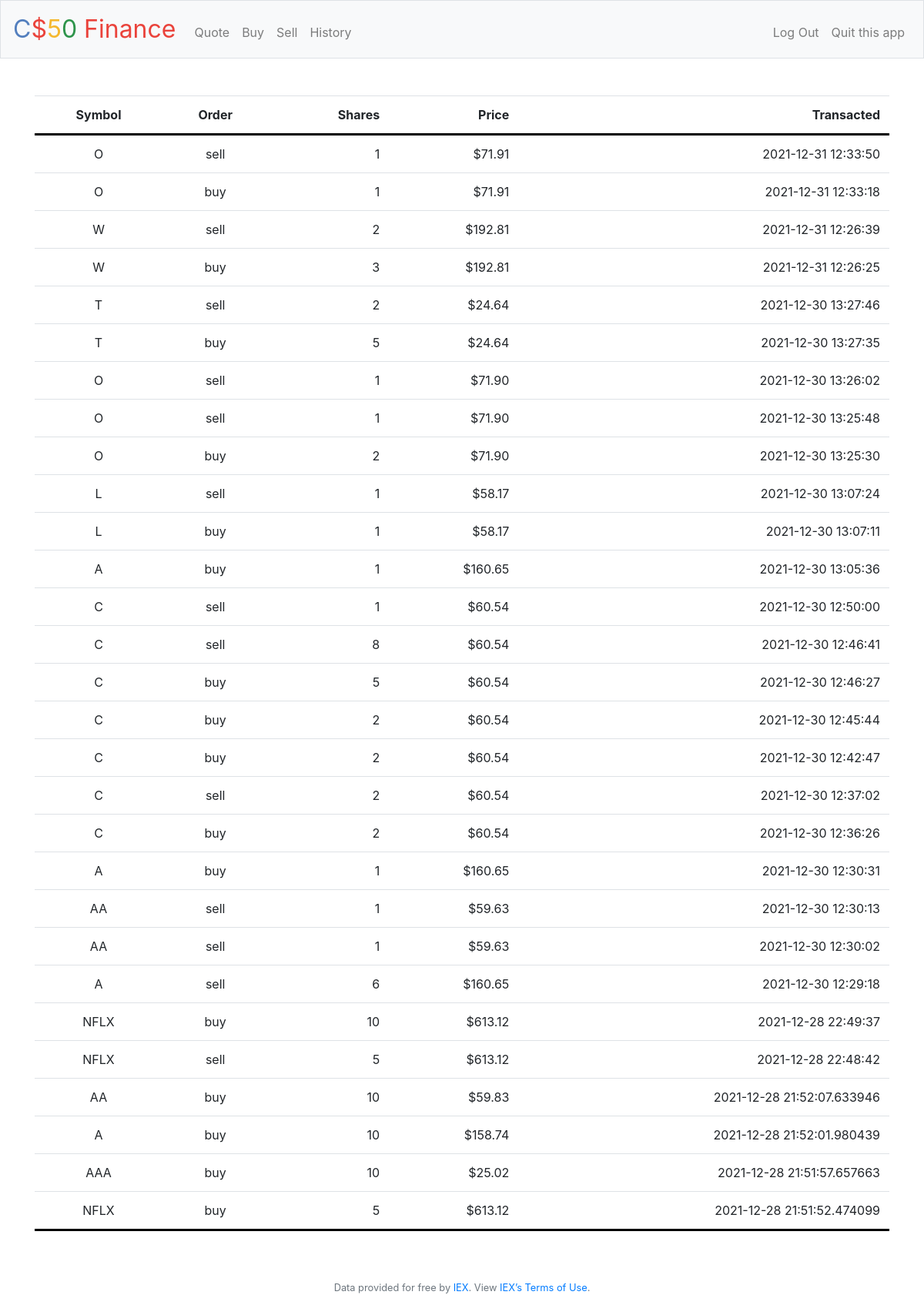
The page /history (signed in) on the database its author committed.
### tables this page shows
CREATE TABLE transaction_records(id integer primary key autoincrement, user_id integer, action text, shares real, price real, company_name text, symbol text, transaction_datetime text, foreign key (user_id) references users(id));

### app.py (the view)
@app.route("/history")
@login_required
def history():
    db = get_db()
    curs = db.cursor()
    curs.execute(
        """SELECT symbol, action, shares, price, transaction_datetime as t_time
        FROM transaction_records WHERE user_id=? ORDER BY t_time DESC""",
        (session["user_id"],)
    )
    transaction_records = curs.fetchall()
    if not transaction_records:
        return render_template("history.html", message="You haven't bought or sold yet")
    return render_template("history.html", transaction_records=transaction_records)

### app.py (called while the page is built)
@app.after_request
def after_request(response):
    response.headers["Cache-Control"] = "no-cache, no-store, must-revalidate"
    response.headers["Expires"] = 0
    response.headers["Pragma"] = "no-cache"
    return response

@app.teardown_appcontext
def close_connection(exception):
    db = getattr(g, '_database', None)
    if db is not None:
        db.close()

### helpers.py (called while the page is built)
def get_db():
    db = getattr(g, '_database', None)
    if db is None:
        db = g._database = sqlite3.connect('finance.db')
        db.row_factory = dict_factory
    return db

def dict_factory(cursor, row):
    d = {}
    for idx, col in enumerate(cursor.description):
        d[col[0]] = row[idx]
    return d

def login_required(f):
    @wraps(f)
    def decorated_function(*args, **kwargs):
        if session.get("user_id") is None:
            return redirect("/login")
        return f(*args, **kwargs)
    return decorated_function

def usd(value):
    return f"${value:,.2f}"

### templates/history.html (shortened to what this page needs)
{% extends "layout.html" %}
{% block main %}
    <table class="table tablestriped">
        <thead>
            <tr>
                <th class="text-start">Symbol</th>
                <th class="text-start">Order</th>
                <th class="text-end">Shares</th>
                <th class="text-end">Price</th>
                <th class="text-end">Transacted</th>
            </tr>
        </thead>
        <tbody>
            {% if transaction_records %}
                {% for t_record in transaction_records %}
                    <tr>
                        <td class="text-start">{{ t_record["symbol"] }}</td>
                        <td class="text-start">{{ t_record["action"] }}</td>
                        <td class="text-end">{{ t_record["shares"] | int | abs }}</td>
                        <td class="text-end">{{ t_record["price"] | usd }}</td>
                        <td class="text-end">{{ t_record["t_time"] }}</td>
                    </tr>
                {% endfor %}
            {% endif %}
        </tbody>
    </table>
{% endblock %}

### templates/layout.html (shortened to what this page needs)
<!DOCTYPE html>
<html lang="en">
    <head>
        <link rel="stylesheet" href="https://cdn.jsdelivr.net/npm/bootstrap@4.5.3/dist/css/bootstrap.min.css">
        <link href="/static/styles.css" rel="stylesheet">
    </head>
    <body>
        <nav class="navbar navbar-expand-md navbar-light bg-light border">
            <a class="navbar-brand" href="/"><span class="blue">C</span><span class="red">$</span><span class="yellow">5</span><span class="green">0</span> <span class="red">Finance</span></a>
            <div class="collapse navbar-collapse" id="navbar">
                {% if session.user_id %}
                    <ul class="navbar-nav mr-auto mt-2">
                        <li class="nav-item"><a class="nav-link" href="/quote">Quote</a></li>
                        <li class="nav-item"><a class="nav-link" href="/buy">Buy</a></li>
                        <li class="nav-item"><a class="nav-link" href="/sell">Sell</a></li>
                        <li class="nav-item"><a class="nav-link" href="/history">History</a></li>
                    </ul>
                    <ul class="navbar-nav ml-auto mt-2">
                        <li class="nav-item"><a class="nav-link" href="/logout">Log Out</a></li>
                        <li class="nav-item"><a class="nav-link" href="/quit">Quit this app</a></li>
                    </ul>
                {% else %}
                    <ul class="navbar-nav ml-auto mt-2">
                        <li class="nav-item"><a class="nav-link" href="/register">Register</a></li>
                        <li class="nav-item"><a class="nav-link" href="/login">Log In</a></li>
                    </ul>
                {% endif %}
            </div>
        </nav>
        <main class="container py-5 text-center">
            {% block main %}{% endblock %}
        </main>
        <footer class="small text-center text-muted">
            Data provided for free by <a href="https://iextrading.com/developer">IEX</a>. View <a href="https://iextrading.com/api-exhibit-a/">IEX’s Terms of Use</a>.
        </footer>
    </body>
</html>

### static/styles.css (style rules this page uses)
nav .navbar-brand { font-size: xx-large; }
nav .navbar-brand .blue { color: #537fbe; }
nav .navbar-brand .red { color: #ea433b; }
nav .navbar-brand .yellow { color: #f5b82e; }
nav .navbar-brand .green { color: #2e944b; }
main { overflow-x: auto; text-align: center; }
tbody { border-top: 3px solid #000000; border-bottom: 3px solid #000000; }
.text-end { text-align: right !important; }

### rows shown on the page
transaction_records: symbol "O", action "sell", shares|abs "1", price "$71.91", t_time "2021-12-31 12:33:50"
transaction_records: symbol "O", action "buy", shares|abs "1", price "$71.91", t_time "2021-12-31 12:33:18"
transaction_records: symbol "W", action "sell", shares|abs "2", price "$192.81", t_time "2021-12-31 12:26:39"
transaction_records: symbol "W", action "buy", shares|abs "3", price "$192.81", t_time "2021-12-31 12:26:25"
transaction_records: symbol "T", action "sell", shares|abs "2", price "$24.64", t_time "2021-12-30 13:27:46"
transaction_records: symbol "T", action "buy", shares|abs "5", price "$24.64", t_time "2021-12-30 13:27:35"
transaction_records: symbol "O", action "sell", shares|abs "1", price "$71.90", t_time "2021-12-30 13:26:02"
transaction_records: symbol "O", action "sell", shares|abs "1", price "$71.90", t_time "2021-12-30 13:25:48"
transaction_records: symbol "O", action "buy", shares|abs "2", price "$71.90", t_time "2021-12-30 13:25:30"
transaction_records: symbol "L", action "sell", shares|abs "1", price "$58.17", t_time "2021-12-30 13:07:24"
transaction_records: symbol "L", action "buy", shares|abs "1", price "$58.17", t_time "2021-12-30 13:07:11"
transaction_records: symbol "A", action "buy", shares|abs "1", price "$160.65", t_time "2021-12-30 13:05:36"
transaction_records: symbol "C", action "sell", shares|abs "1", price "$60.54", t_time "2021-12-30 12:50:00"
transaction_records: symbol "C", action "sell", shares|abs "8", price "$60.54", t_time "2021-12-30 12:46:41"
transaction_records: symbol "C", action "buy", shares|abs "5", price "$60.54", t_time "2021-12-30 12:46:27"
transaction_records: symbol "C", action "buy", shares|abs "2", price "$60.54", t_time "2021-12-30 12:45:44"
transaction_records: symbol "C", action "buy", shares|abs "2", price "$60.54", t_time "2021-12-30 12:42:47"
transaction_records: symbol "C", action "sell", shares|abs "2", price "$60.54", t_time "2021-12-30 12:37:02"
transaction_records: symbol "C", action "buy", shares|abs "2", price "$60.54", t_time "2021-12-30 12:36:26"
transaction_records: symbol "A", action "buy", shares|abs "1", price "$160.65", t_time "2021-12-30 12:30:31"
transaction_records: symbol "AA", action "sell", shares|abs "1", price "$59.63", t_time "2021-12-30 12:30:13"
transaction_records: symbol "AA", action "sell", shares|abs "1", price "$59.63", t_time "2021-12-30 12:30:02"
transaction_records: symbol "A", action "sell", shares|abs "6", price "$160.65", t_time "2021-12-30 12:29:18"
transaction_records: symbol "NFLX", action "buy", shares|abs "10", price "$613.12", t_time "2021-12-28 22:49:37"
transaction_records: symbol "NFLX", action "sell", shares|abs "5", price "$613.12", t_time "2021-12-28 22:48:42"
transaction_records: symbol "AA", action "buy", shares|abs "10", price "$59.83", t_time "2021-12-28 21:52:07.633946"
transaction_records: symbol "A", action "buy", shares|abs "10", price "$158.74", t_time "2021-12-28 21:52:01.980439"
transaction_records: symbol "AAA", action "buy", shares|abs "10", price "$25.02", t_time "2021-12-28 21:51:57.657663"
transaction_records: symbol "NFLX", action "buy", shares|abs "5", price "$613.12", t_time "2021-12-28 21:51:52.474099"
